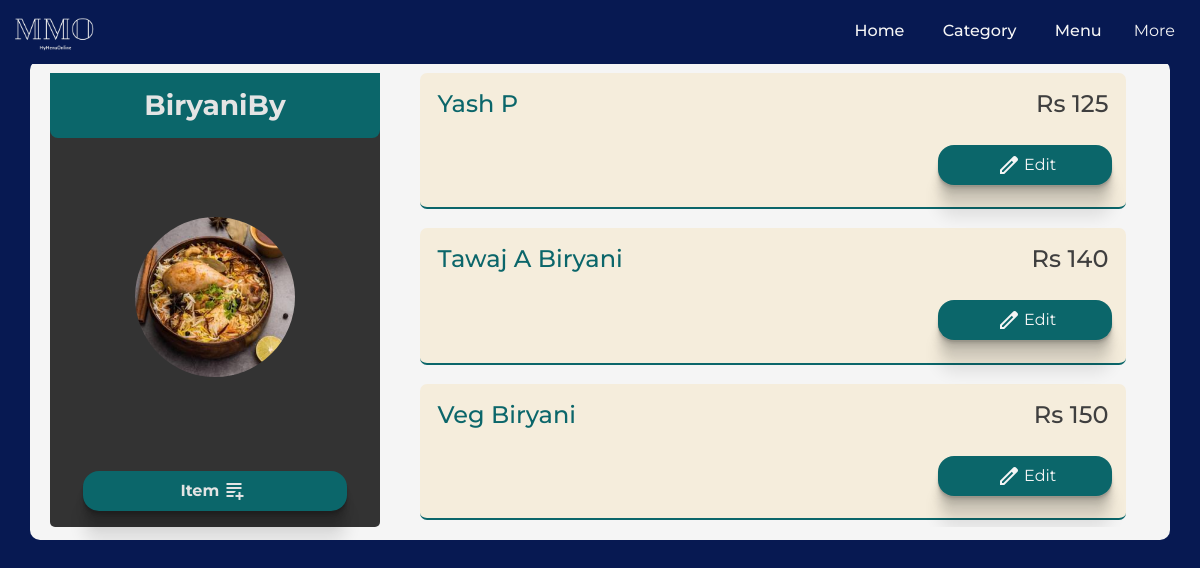
The app's page /client/items/category=33/ (signed in) with its own data.
### client/models.py (models this page shows, shortened)
class Header(models.Model):
    header_text = models.CharField(max_length=100)
    image = models.ImageField(upload_to='images', height_field=None, width_field=None, max_length=None, blank=True, null=True)
    menu = models.ForeignKey(Menu, on_delete=models.CASCADE, related_name='headers')
    description = models.CharField(max_length=50, blank= True, default="")

class Item(models.Model):
    header = models.ForeignKey(Header, on_delete=models.CASCADE)
    item_name = models.CharField( max_length=50)
    price = models.IntegerField()
    vegnonveg = models.CharField(max_length=15,)
    tags = models.CharField( max_length=50)
    def __str__(self):
        return f'{self.item_name}  {self.price}'

### client/views.py (the view)
# urls.py: path('items/category=<int:id>/', views.itemList, name= 'itemList'),
@login_required
@menu_creation
def itemList(request, id):
    try:
        header = Header.objects.get(id = id)
    except:
        return HttpResponse('404 page not found')
    if header.menu.user == request.user:
        items = Item.objects.filter(header= header).order_by('price')
        print(items)
        data = {
            'header' : header,
            'items': items,
        }
        return render(request, 'client/itemList.html',data )
    else:
        return HttpResponse('You are not authorized to view this page')

### client/views.py (called while the page is built)
def menu_creation(view_func, verification_url="/client/getstarted/"):
    @functools.wraps(view_func)
    def wrapper(request, *args, **kwargs):
        if Menu.objects.filter(user=request.user).exists():
            return view_func(request, *args, **kwargs)
        messages.info(request, "create menu first")
        print("create menu first")
        return redirect(verification_url)
    return wrapper

### templates/client/itemList.html (shortened to what this page needs)
{% load static %}
<!doctype html>
<html lang="en">
  <head>
    <link rel="stylesheet" href="{% static 'css/styleAdmin.css' %}">
    <link href="https://cdn.jsdelivr.net/npm/bootstrap@5.3.1/dist/css/bootstrap.min.css" rel="stylesheet">
  </head>
  <body>
    {% include 'client/navBar.html' %}
      <div class="container  flexCol">
        <div class="cateloginList ">
          <h3>{{header.header_text}}</h3>
          {% if header.image %}
          <img src="{{header.image.url}}" alt="">
          {% else %}
          <img src="{% static 'img/burger.jpg' %}" alt="">
          {% endif %}
          <p class="myActionButton" onclick="parent.location.href='/client/items/category={{header.id}}/add'"> Item<span class="material-symbols-outlined">
            </span></p>
        </div>
        <div class="itemListScroll">
          {% for item in items %}
          <div class="myListItem itermListBlock">
         <div class="itermList">
           <h4 class="makeBoldColor">{{item.item_name}}</h4>
           <h4>Rs   {{item.price}}</h4>
          </div>
          <div class="categoryButton listnewItem">
            <p onclick="parent.location.href='/client/items/category={{header.id}}/edit/item={{item.id}}'" > <span class="material-symbols-outlined">
            </span>Edit</p>
          </div>
     </div>
     {% endfor %}
</div>
</div>
</body>
</html>

### static/css/styleAdmin.css (style rules this page uses)
:root { --text: #3f3f3f; --background: #e4e4e4; --primaryDark : #0B666A; --navPrimaryDark : #071952; --primary : #0B666A; --alertRed : #C70039; --secondary :#F5EDDC; }
* { font-family: 'Montserrat', sans-serif; scrollbar-color: var(--background); scroll-behavior: smooth; }
h1,h2,h3,h4,h5,h6 { text-transform: capitalize; }
body { color: var(--text); background-color: var(--navPrimaryDark) !important; }
.container { max-width: 1140px; z-index: 11; background-color: whitesmoke; margin: 5% 20%; padding: 0.8rem; border-radius: 10px; }
::placeholder { opacity: 1; color: var(--text); }
.flexCol { display: flex; justify-content: space-around; align-items: center; overflow:hidden; height: 480px; }
.categoryButton { display: flex; justify-content: space-between; align-items: center; text-align: center; }
.categoryButton > p { margin: auto; width: 80%; color: whitesmoke !important; display: flex; justify-content: center; align-items: center; padding: 0.5rem; background-color: var(--primaryDark); margin: 0.5rem ; cursor: pointer; border-radius: 1rem; opacity: 1; }
.myActionButton { margin: auto; width: 80%; color: var(--background); display: flex; justify-content: center; align-items: center; padding: 0.5rem; background-color: #0B666A; font-weight: bolder; margin: 1rem ; cursor: pointer; border-radius: 1rem; box-shadow: 0 2px 1px rgba(0,0,0,0.09), 0 4px 2px rgba(0,0,0,0.09), 0 8px 4px rgba(0,0,0,0.09), 0 16px 8px rgba(0,0,0,0.09), 0 32px 16px rgba(0,0,0,0.09); }
p> span { margin: 0 0.2rem; }
.itermList { display: flex; justify-content: space-between; align-items: center; align-content: center; height: 3.2rem; margin: 0.2rem 0.7rem; border-radius: 1rem; }
.cateloginList { border-radius: 5px; height: 100%; width: 30%; display: flex; flex-direction: column; align-items: center; align-content: center; background-color: #333; margin: 0 0.5rem; }
.itemListScroll { border-radius: 5px; height: 100%; width: 70%; overflow: scroll; }
.cateloginList > img { height: 10rem; width: 10rem; border-radius: 50%; margin: auto; object-fit: cover; }
.cateloginList > h3 { margin: 1rem auto; font-weight: bolder; color: whitesmoke; }
.itermListBlock { border-radius: 7px; color: var(--text); margin-bottom: 1.2rem; padding: 0.4rem; background-color: #f5eddc; height: 30%; margin-left: 2rem; margin-right: 2rem; border-bottom: 2px solid var(--primaryDark); }
.listnewItem { justify-content: space-between; }
.listnewItem > p { width: 25%; box-shadow: 0 2px 1px rgba(0,0,0,0.09), 0 4px 2px rgba(0,0,0,0.09), 0 8px 4px rgba(0,0,0,0.09), 0 16px 8px rgba(0,0,0,0.09), 0 32px 16px rgba(0,0,0,0.09); }
.makeBoldColor { color: var(--navPrimaryDark) !important; }
@media only screen and (min-width: 700px) { .cateloginList > h3 { width: 100%; text-align: center; padding: 1rem; background-color: var(--primaryDark); color: var(--background) !important; margin: 0; border-radius: 0rem 0rem 0.5rem 0.5rem; } }
@media only screen and (min-width: 700px) { .container { margin-bottom: 0 !important ; } }
.addCategoryButtonBlock > p,span { margin: auto 0.3rem; }
.makeBoldColor { color: var(--primary) !important; }

### records on screen
Header: header_text "BiryaniBy", image (picture)
Item: item_name "Yash P", price "125"
Item: item_name "Tawaj A Biryani", price "140"
Item: item_name "Veg Biryani", price "150"
